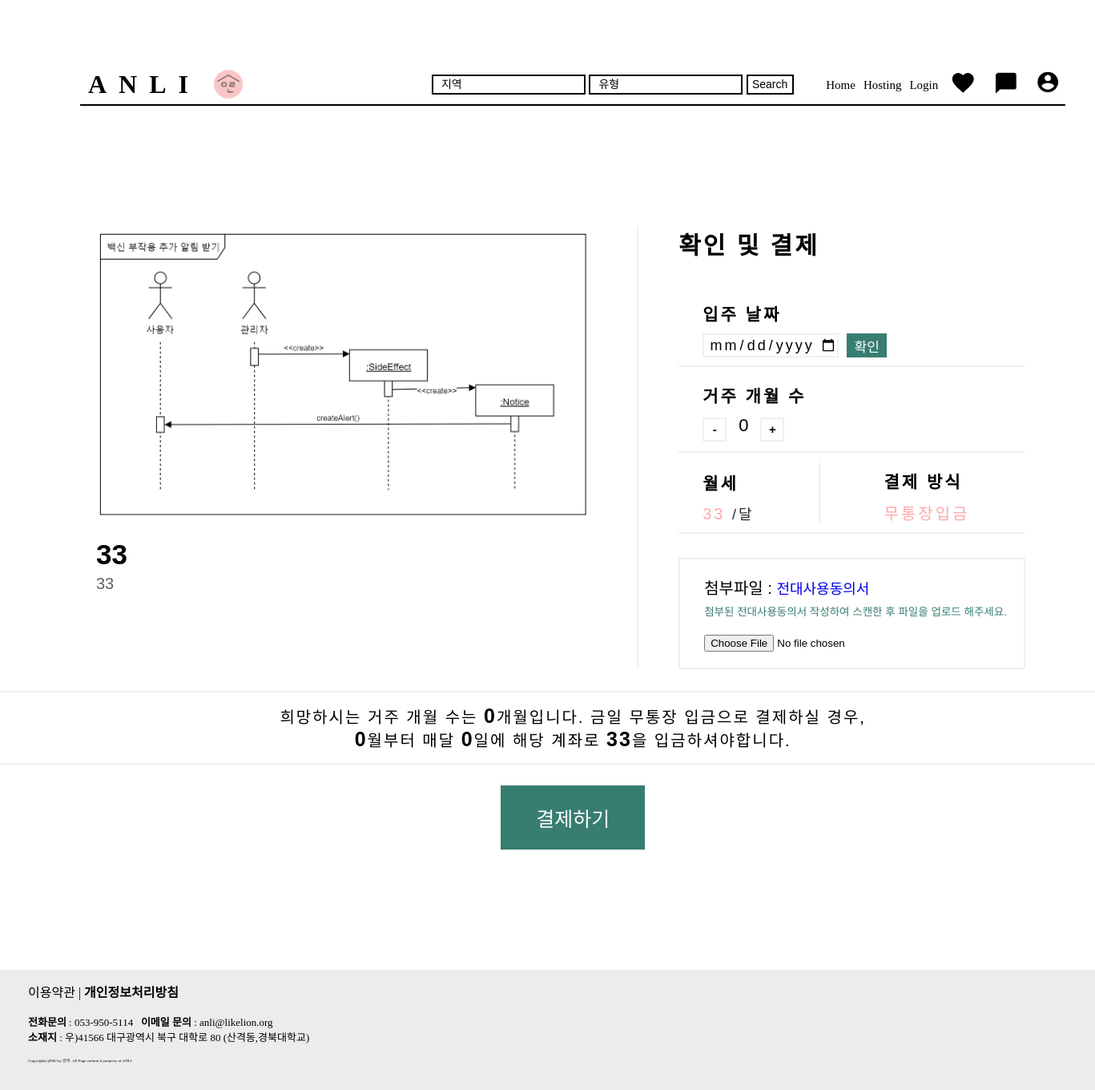
The page /payment/2 on the database as committed earlier.
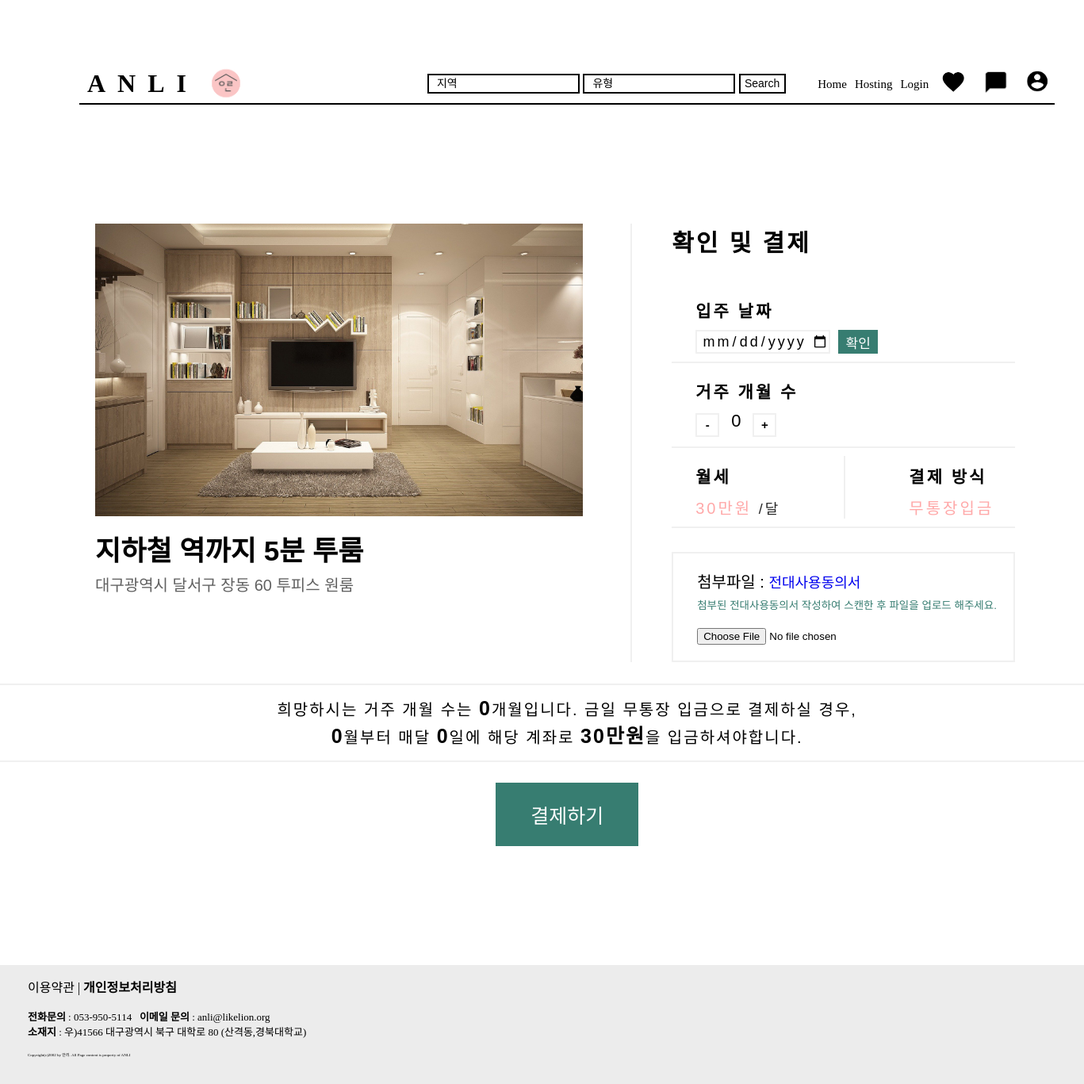
The same page on the database as committed later.
### anli/models.py (models this page shows, shortened)
class Room(models.Model): #장고에서 제공하는 models.Model를 상속받아야한다.
    image = models.ImageField(upload_to="room/", blank=True, null=True)
    title = models.CharField(max_length=64,verbose_name = '제목')
    price = models.CharField(max_length=64,verbose_name = '가격')
    select_home = models.CharField(max_length=64,verbose_name = '집유형')
    location = models.CharField(max_length=200,verbose_name = '위치')
    smaller_period = models.CharField(max_length=64,verbose_name = '최소기간')
    startDay = models.CharField(max_length=64,verbose_name = '시작일')
    lastDay = models.CharField(max_length=64,verbose_name = '종료일')
    floor_space = models.CharField(max_length=64,verbose_name = '평수')
    bathroom = models.CharField(max_length=64,verbose_name = '욕실수')
    room = models.CharField(max_length=64,verbose_name = '방수')
    bed = models.CharField(max_length=64,verbose_name = '침대수')
    basic_info = models.CharField(max_length=64,verbose_name = '기본정보')
    option = models.CharField(max_length=64,verbose_name = '옵션')
    description = models.CharField(max_length=500,verbose_name = '설명')
    heart = models.IntegerField(verbose_name='위시')
    registered_dttm = models.DateTimeField(auto_now_add=True, verbose_name='등록시간')
    class Meta: #메타 클래스를 이용하여 테이블명 지정
        db_table = 'host_home'

### anli/views.py (the view)
# urls.py: path('payment/<str:id>', views.payment, name="payment"),
def payment(request, id):
    room = get_object_or_404(Room, pk=id)
    return render(request, 'payment.html', {'room': room})

### anli/templates/payment.html (shortened to what this page needs)
{% load static %}
<html lang="en">
<head>
    <link rel="stylesheet" href="{% static 'css/payment.css' %}" />
    <link rel="stylesheet" href="{% static 'css/default-style.css' %}" />
</head>
<body>
        <div class="navB inner">
            <div class="logo">
                <a href="{% url 'home' %}" class="brand-nameB">ANLI</a>
                <a href="{% url 'home' %}">
                    <img src="{% static 'img/logo.png' %}" class="logo-img" alt="">
                </a>
            </div>
            <div class="navlink">
                <ul class="gnb">
                    <form class="d-flex" action="{% url 'searchResult' %}" method="get">
                        <input class="search-inputB" type="search" placeholder="지역" name="location">
                        <input class="search-inputB" type="search" placeholder="유형" name="kind">
                        <button class="search-btnB" type="submit">Search</button>
                    </form>
                    <li><a href="{% url 'home' %}" class="nav-nameB">Home</a></li>
                    {% if user.is_authenticated %}
                  <li><a href="{% url 'new' %}" class="nav-nameB">Hosting</a></li>
                  {% else %}
                  <li><a href="{% url 'login' %}" class="nav-nameB">Hosting</a></li>
                  {% endif%}
                  {% if user.is_authenticated %}
                  <li><a href="{% url 'logout' %}" class="nav-nameB">Logout</a>
                    {% else %}
                    <li><a href="{% url 'login' %}" class="nav-nameB">Login</a>
                    {% endif %}
                  <li><a href="{% url 'wishlist' %}"><img src="{% static 'img/wishlist.png' %}" class="nav-imgB" alt=""></a></li>
                  <li><a href="{% url 'message' %}"><img src="{% static 'img/message.png' %}" class="nav-imgB" alt=""></a></li>
                  {% if user.is_authenticated %}
                  <li><a href="{% url 'mypage' %}"><img src="{% static 'img/profile.png' %}" class="nav-imgB" alt=""></a></li>
                  {% else %}
                  <li><a href="{% url 'login' %}"><img src="{% static 'img/profile.png' %}" class="nav-imgB" alt=""></a></li>
                  {% endif%}
                </ul>
            </div>
        </div>
        <div class="all-flex">
            <div class="pymbox">
                <div class="room-pm">
                    <img src="{{ room.image.url }}" class="room-pm-img" alt="">
                    <div class="room-data">
                        <h2 class="room-pm-name">{{ room.title }}</h2>
                        <h4 class="room-pm-loc">{{ room.location }}</h4>
                    </div>
                </div>
                <div class="reserv">
                    <h4 class="reserv-conf">확인 및 결제</h4>
                    <div class="bottom-line">
                        <h4 class="reserv-ltr  margin-top">입주 날짜</h4>
                        <div class="flex_row">
                            <input id="input_date" type="date" class="reserv-start-btn" />
                            <input id="input_submit" type="submit" class="reserv-conf-btn" onclick="input()" value="확인">
                        </div>
                    </div>
                    <div class="bottom-line">
                        <h4 class="reserv-ltr  margin-top">거주 개월 수</h4>
                        <div class="reserv-count">
                            <button class="reserv-count-btn" onclick="count('minus')">-</button>
                            <h4 id="result" class="reserv-count-result">0</h4>
                            <button class="reserv-count-btn" onclick="count('plus')">+</button>
                        </div>
                    </div>
                    <div class="bottom-line-rsv">
                        <div class="reserv-month down">
                            <h4 class="reserv-ltr margin-top">월세</h4>
                            <h4 class="reserv-way">{{ room.price }} <span class="reserv-price-month">/달</span></h4>
                        </div>
                        <div class="reserv-pay down">
                            <h4 class="reserv-ltr margin-top">결제 방식</h4>
                            <h4 class="reserv-way">무통장입금</h4>
                        </div>
                    </div>
                    <div class="border-all">
                        <div class="font_file">첨부파일 : <a href="../전대사용동의서-전차인용.hwp" class="a-font-design">전대사용동의서</a>
                        </div>
                        <div class="placeholder">첨부된 전대사용동의서 작성하여 스캔한 후 파일을 업로드 해주세요.</div>
                        <input type="file" name="host-contract-file" required>
                    </div>
                </div>
            </div>
            <div class="last-box">
                <h4 class="reserv-expln">희망하시는 거주 개월 수는 <span id="month" class="bold">0</span>개월입니다.
                    금일 무통장 입금으로 결제하실 경우, <br> <span id="result_month" class="bold">0</span>월부터 매달
                    <span id="result_day" class="bold">0</span>일에 해당 계좌로 <span class="bold">{{room.price }}</span>을 입금하셔야합니다.
                </h4>
                <input type="button" class="pay-btn" value="결제하기" onclick="location.href='{% url 'deposit' room.id%}'">
            </div>
        </div>
    <footer>
        <div class="footer-container">
            <div>이용약관 | <span class="bolder">개인정보처리방침</span></div>
            <p>
            <div class="fontsize13"><span class="bolder">전화문의</span> : 053-950-5114 &ensp;<span class="bolder">이메일
                    문의</span> : anli@likelion.org</div>
            <div class="fontsize13"><span class="bolder">소재지</span> : 우)41566 대구광역시 북구 대학로 80 (산격동,경북대학교)</div>
            </p>
            <div class="copyright">Copyright(c)2002 by 안리. All Page content is property of ANLI</div>
        </div>
    </footer>
</body>
</html>

### static/css/payment.css (style rules this page uses)
:root { --linecolor: rgb(240, 240, 240); }
.all-flex { margin-left: 50px; width: 90%; display: flex; flex-direction: column; }
.flex_row { display: flex; flex-direction: row; }
.margin-top { margin-top: 10px; }
.pymbox { display: flex; flex-direction: row; justify-content: center; margin-top: 150px; }
.room-pm { display: flex; flex-direction: column; border-right: 2px solid var(--linecolor); padding-right: 60px; margin-left: 70px; width: 50%; }
.room-pm-name { color:black; font-size: 35px; font-family: 'Noto Sans KR', sans-serif; font-weight: 700; margin-top: 15px; margin-bottom: 5px; }
.room-pm-loc { color:#616161; font-size: 20px; font-family: 'Noto Sans KR', sans-serif; font-weight: 500; margin-top: 5px; margin-bottom: 5px; }
.reserv { display: flex; flex-direction: column; padding-left: 50px; width: 50%; }
.reserv-conf { color:black; font-size: 30px; font-family: 'Noto Sans KR', sans-serif; font-weight: 700; letter-spacing: 3px; margin-top: 0; margin-bottom: 30px; }
.bottom-line { display: flex; flex-direction: column; border-bottom: 2px solid var(--linecolor); padding-top: 10px; padding-bottom: 10px; padding-left: 30px; }
.reserv-ltr { color:black; font-size: 21px; font-family: 'Noto Sans KR', sans-serif; font-weight: 600; letter-spacing: 3px; margin-bottom: 10px; }
.reserv-start-btn { font-family: 'Noto Sans KR', sans-serif; font-weight: 500; font-size: 18px; letter-spacing: 3px; text-align: center; width: 170px; border: 2px solid var(--linecolor); margin-right: 10px; }
.reserv-conf-btn { color: white; font-size: 17px; font-family: 'Noto Sans KR', sans-serif; font-weight: 400; text-align: center; width: 50px; height: 30px; padding: 0; background-color: #377D71; border: none; }
.reserv-count { display: flex; flex-direction: row; align-items: center; margin: 0; height: 35px; }
.reserv-count-btn { color: black; font-size: 15px; font-family: 'Noto Sans KR', sans-serif; font-weight: 600; text-align: center; width: 30px; height: 30px; padding: 0; margin-right: 15px; background-color: rgba(255, 255, 255, 0); border: 2px solid var(--linecolor); }
.reserv-count-result { height: 35px; color:black; font-size: 22px; font-family: 'Noto Sans KR', sans-serif; font-weight: 500; text-align: center; margin-right: 15px; margin-top: 0; margin-bottom: 0; }
.bottom-line-rsv { display: flex; flex-direction: row; align-items: center; border-bottom: 2px solid var(--linecolor); padding-top: 10px; padding-bottom: 10px; padding-left: 30px; margin-bottom: 0; }
.down { display: flex; flex-direction: column; }
.reserv-month { border-right: 2px solid var(--linecolor); padding-right: 80px; }
.reserv-pay { padding-left: 80px; }
.reserv-way { color: #ffa8a8; font-size: 20px; font-family: 'Noto Sans KR', sans-serif; font-weight: 500; letter-spacing: 3px; margin-top: 0; margin-bottom: 0; }
.reserv-price-month { color: #252525; font-size: 18px; font-family: 'Noto Sans KR', sans-serif; font-weight: 500; letter-spacing: 3px; margin-top: 0; }
.border-all { display: flex; flex-direction: column; border: 2px solid var(--linecolor); padding-left: 30px; padding-bottom: 20px; margin-top: 30px; }
.font_file { color:black; font-size: 20px; font-family: 'Noto Sans KR', sans-serif; font-weight: 500; margin-top: 20px; }
.a-font-design { text-decoration: none; font-size: 18px; font-weight: 400; }
.placeholder { margin-top: 5px; margin-bottom: 20px; color: #377D71; font-family: 'Noto Sans KR', sans-serif; font-weight: 300; font-size: 13.5px; }
.last-box { display: flex; flex-direction: column; align-items: center; margin-bottom: 50px; margin-left: 100px; }
.reserv-expln { width: 1400px; color:black; font-size: 20px; font-family: 'Noto Sans KR', sans-serif; font-weight: 500; letter-spacing: 2px; border: 2px solid var(--linecolor); text-align: center; padding: 15px; }
.bold { color:black; font-size: 25px; font-family: 'Noto Sans KR', sans-serif; font-weight: 600; }
.pay-btn { color: white; font-size: 25px; font-family: 'Noto Sans KR', sans-serif; font-weight: 500; text-align: center; width: 180px; height: 80px; background-color: #377D71; border: none; }

Rows that differ between the two databases and show on the page:
changed Room "결제하기": image: a different picture; title "33" → "지하철 역까지 5분 투룸"; location "33" → "대구광역시 달서구 장동 60 투피스 원룸"; price "33" → "30만원"
